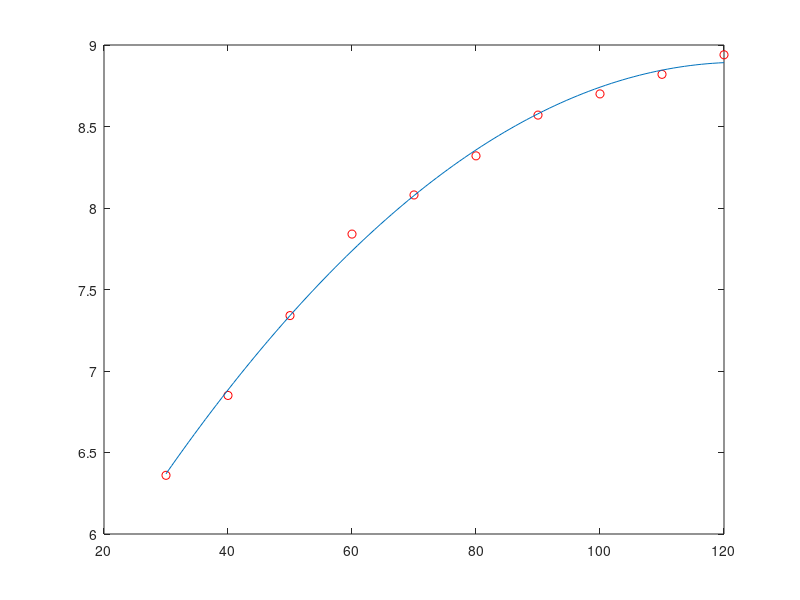

Reproduce this figure in MATLAB. (Note: this script raises an error after producing the figure.)
function lab4()

  clc;
  close all;
  clear all;

  % PART 1

  % a
  F = @(x) 1./sqrt(25 + 3 * x);
  I = quad(F, 0, -3)

  % b
  F = @(x) sinh(x).*sinh(x);
  I = quad(F, 0, 1)

  % c
  F = @(x,y) x * sin(y) + y * sin(x);
  I = dblquad(F, 1, 2, 0, 1)

  % PART 2

  S = [30 40 50 60 70 80 90 100 110 120];
  G = [6.36 6.85 7.34 7.84 8.08 8.32 8.57 8.7 8.82 8.94];

  fun = @(x,S) x(1) + x(2).*S + x(3).*S.^2;
  x0 = [0 0 0]

  x = lsqcurvefit(fun,  x0, S, G)

  Slin = linspace(S(1), S(end));
  figure;
  plot(S, G, 'ro', Slin, fun(x,Slin));

  eps = sqrt(sum((G - fun(x, S)).^2)./length(S))
  ymin = fun(x, S(1));
  delta = (eps / ymin) * 100

  % PART 3

  P3S = dsolve('D2y + 6*Dy - 11*y = sin(t)')

  [t,y] = ode45(@part3eq, [0 20], [1; 0]);

  figure;
  plot(t, y(:,1), '--o', t, y(:,2), '--o')

  xlabel('time');
  ylabel('y');
  legend('y1','y2');

  ylim([0 10]);

  % PART 4

  % a
  syms x
  D1 = diff((2*x+3)/(x*x-5*x+5))
  D2 = diff(D1)
  % b
  syms x
  D1 = diff(1/x + 2*log(x) - log(x)/x)
  D2 = diff(D1)

  % PART 5

  % a
  syms x
  f = 1 / (x^4 * sqrt(4 - x^2));
  I5a = int(f)

  % b
  syms x
  f = (1 + sqrt(x)) / x^2;
  I5b = int(f, [1 4])

  % c
  syms x
  f = x * exp(x);
  I5c = int(f, [-inf 0])

  % d
  syms x
  f = 1 / ((x^2 + 1)^2);
  I5d = int(f, [-inf +inf])

  % e
  syms x
  f = atan(x) / ((x^2 + 1));
  I5e = int(f, [0 +inf])

  % f
  syms x
  f = x / ((1 - x^2));
  I5f = int(int(f))

  % PART 6

  % a
  s6a = dsolve('D2y - 2*Dy = x^2 - 1')
  % b
  s6b = dsolve('D2y - 2*Dy + 10*y = sin(3*x) + exp(x)')

end

function dydt = part3eq(t, y)
  dydt = [y(2); -6*y(2) + 11*y(1) + sin(t)];
end
